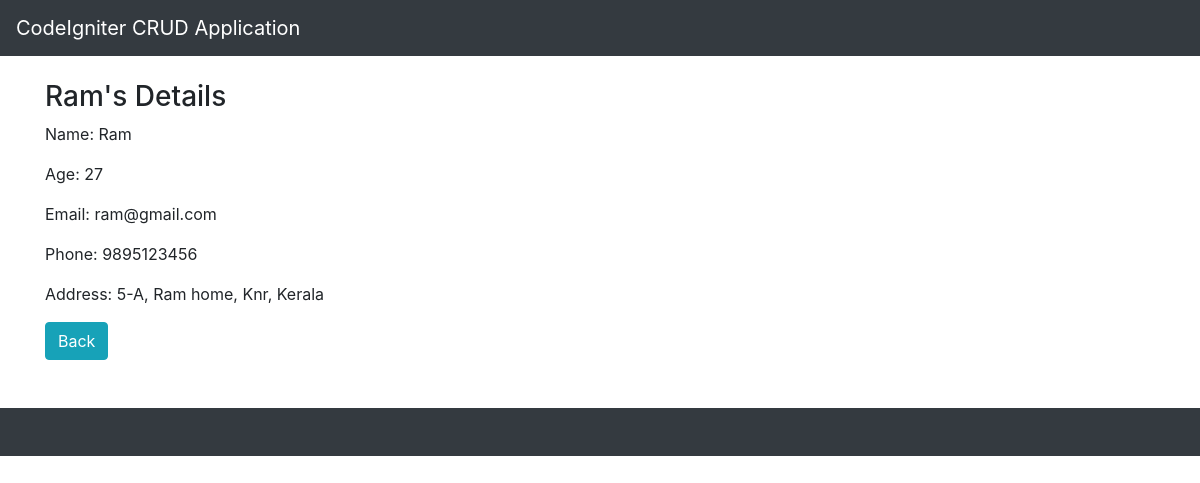
The page /index.php/welcome/view/2 on the database its author committed.
### tables this page shows
CREATE TABLE `users` (
  `id` int(100) NOT NULL,
  `name` varchar(50) NOT NULL,
  `age` varchar(20) NOT NULL,
  `email` varchar(50) NOT NULL,
  `phone` varchar(20) NOT NULL,
  `address` text NOT NULL
);

### application/controllers/Welcome.php (called while the page is built, shortened)
<?php
class Welcome extends CI_Controller {
	public function view($id)
	{
		$this->load->model('queries');
		$user = $this->queries->getSingleUser($id);
		$this->load->view('view',['user'=>$user]);
	}
}

### index.php (called while the page is built, shortened)
<?php
require_once BASEPATH.'core/CodeIgniter.php';

### application/models/queries.php (called while the page is built, shortened)
<?php
    class queries extends CI_Model{
        public function getSingleUser($id){
            $query = $this->db->get_where('users', array('id' => $id));
            if($query -> num_rows() > 0){
                return $query -> row();
            }
        }
    }
?>

### application/views/view.php (the view)
<?php include_once('header.php') ?>
    <div class="container">
        <h3><?php echo $user->name; ?>'s Details</h3>
        <p>Name: <?php echo $user->name; ?></p>
        <p>Age: <?php echo $user->age; ?></p>
        <p>Email: <?php echo $user->email; ?></p>
        <p>Phone: <?php echo $user->phone; ?></p>
        <p>Address: <?php echo $user->address; ?></p>
        <?php echo anchor('welcome', 'Back', ['class'=>'btn btn-info']);?>
    </div>
<?php include_once('footer.php') ?>

### rows shown on the page
users: name "Ram", age "27", email "ram@gmail.com", phone "9895123456", address "5-A, Ram home, Knr, Kerala"

### other values the page prints
anchor('welcome', 'Back', ['class'=>'btn btn-info']) "Back"
